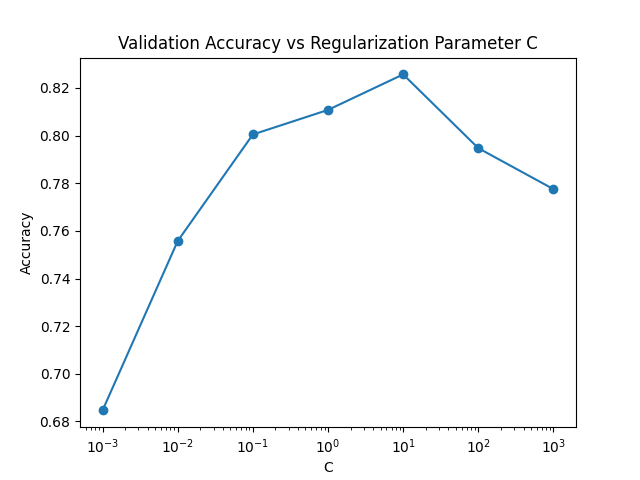

Here is the Python script that generated this plot:
import pickle
import matplotlib.pyplot as plt
from sklearn.metrics import accuracy_score
from sklearn.linear_model import LogisticRegression
from sklearn.feature_extraction import DictVectorizer


def main():
    # 学習データ, 検証データの読み込み
    with open('train_data.pkl', 'rb') as f1, open('dev_data.pkl', 'rb') as f2:
        train_data = pickle.load(f1)
        dev_data = pickle.load(f2)
    
    # 学習データ, 検証データの作成
    x_train_dicts = [d['feature'] for d in train_data]
    y_train = [d['label'] for d in train_data]
    X_dev_dicts = [d['feature'] for d in dev_data]
    y_dev = [d['label'] for d in dev_data]

    vectorizer = DictVectorizer()

    # 学習データ, 検証データのベクトル化
    X_train_vec = vectorizer.fit_transform(x_train_dicts)
    X_dev_vec = vectorizer.transform(X_dev_dicts)

    # 逆正則化係数のリスト
    C_list = [0.001, 0.01, 0.1, 1, 10, 100, 1000]

    # 正解率を格納するリスト
    accuracies = []

    for c in C_list:
        # cの値ごとに学習を行う
        model = LogisticRegression(solver='liblinear', C=c)
        model.fit(X_train_vec, y_train)
        
        # 検証用のXに対して予測
        y_pred = model.predict(X_dev_vec)
    
        # 正解率の算出
        accuracy = accuracy_score(y_dev, y_pred)

        print(f'C={c:<7} | Accuracy = {accuracy}')
        accuracies.append(accuracy)
    
    file_name = 'ans69.png'
    plt.plot(C_list, accuracies, marker='o')
    plt.xscale('log')
    plt.xlabel('C')
    plt.ylabel('Accuracy')
    plt.title('Validation Accuracy vs Regularization Parameter C')
    plt.savefig(file_name)
    print(f'グラフを {file_name} に保存しました。')


if __name__ == "__main__":
    main()
